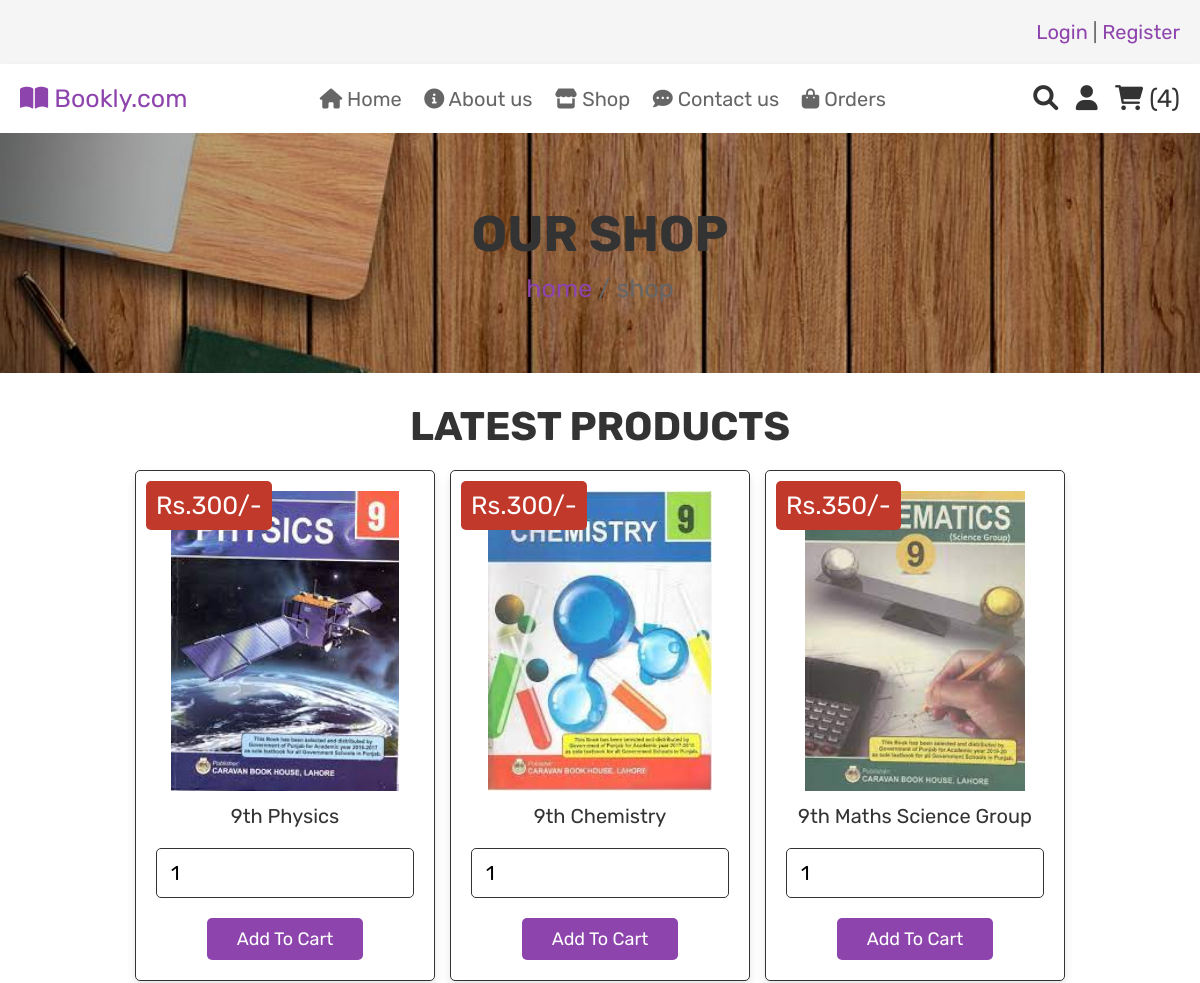
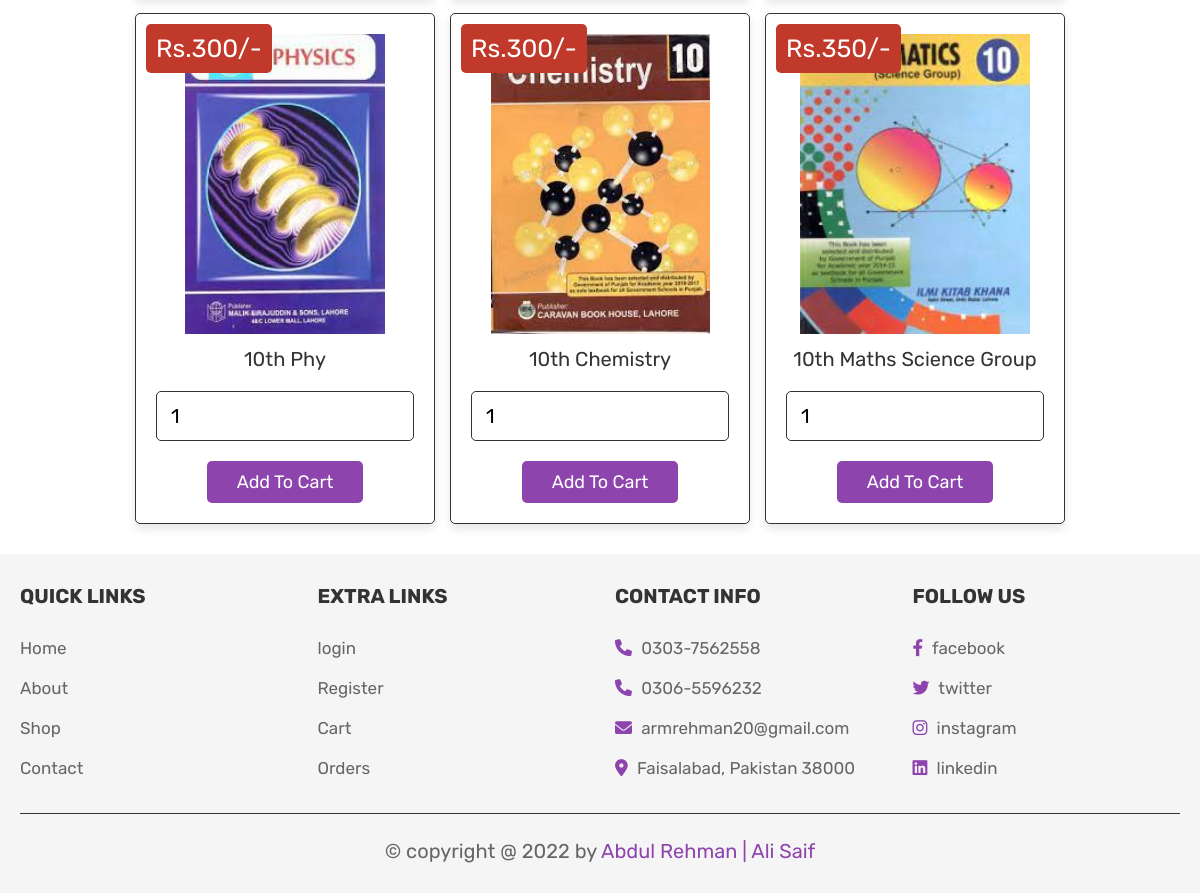
The page /shop.php (signed in) on the database its author committed (2 pictures, top to bottom).
### tables this page shows
CREATE TABLE `products` (
  `id` int(100) NOT NULL,
  `name` varchar(100) NOT NULL,
  `price` int(100) NOT NULL,
  `stock` varchar(50) NOT NULL,
  `image` varchar(100) NOT NULL
);

### shop.php (the view, shortened to what this page needs)
<?php
include 'config.php';
?>
<!DOCTYPE html>
<html lang="en">
<head>
   <link rel="stylesheet" href="https://cdnjs.cloudflare.com/ajax/libs/font-awesome/6.0.0/css/all.min.css">
   <link rel="stylesheet" href="css/style.css">
</head>
<body>
<?php include 'header.php'; ?>
<div class="heading">
   <h3>our shop</h3>
   <p> <a href="home.php">home</a> / shop </p>
</div>
<section class="products">
   <h1 class="title">latest products</h1>
   <div class="box-container">
      <?php
         $select_products = mysqli_query($conn, "SELECT * FROM `products`") or die('query failed');
         if(mysqli_num_rows($select_products) > 0){
            while($fetch_products = mysqli_fetch_assoc($select_products)){
      ?>
     <form action="" method="post" class="box">
      <img class="image" src="uploaded_img/<?php echo $fetch_products['image']; ?>" alt="">
      <div class="name"><?php echo $fetch_products['name']; ?></div>
      <div class="price">Rs.<?php echo $fetch_products['price']; ?>/-</div>
      <input type="number" min="1" name="product_quantity" value="1" class="qty">
      <input type="submit" value="add to cart" name="add_to_cart" class="btn">
     </form>
      <?php
         }
      }else{
         echo '<p class="empty">no products added yet!</p>';
      }
      ?>
   </div>
</section>
<?php include 'footer.php'; ?>
</body>
</html>

### css/style.css (style rules this page uses)
:root { --purple:#8e44ad; --red:#c0392b; --orange:#f39c12; --black:#333; --white:#fff; --light-color:#666; --light-white:#ccc; --light-bg:#f5f5f5; --border:.1rem solid var(--black); --box-shadow:0 .5rem 1rem rgba(0,0,0,.1); }
* { font-family: 'Rubik', sans-serif; margin:0; padding:0; box-sizing: border-box; outline: none; border:none; text-decoration: none; transition:all .2s linear; }
html { font-size: 62.5%; overflow-x: hidden; }
section { padding:3rem 2rem; }
.title { text-align: center; margin-bottom: 2rem; text-transform: uppercase; color:var(--black); font-size: 4rem; }
.btn, .option-btn, .delete-btn, .white-btn { display: inline-block; margin-top: 1rem; padding:1rem 3rem; cursor: pointer; color:var(--white); font-size: 1.8rem; border-radius: .5rem; text-transform: capitalize; }
.white-btn, .btn { background-color: var(--purple); }
.heading { min-height: 30vh; display: flex; flex-flow: column; align-items: center; justify-content: center; gap:1rem; background: url(../images/do.jpg) repeat; background-size: cover; background-position: center; text-align: center; }
.heading h3 { font-size: 5rem; color:var(--black); text-transform: uppercase; }
.heading p { font-size: 2.5rem; color:var(--light-color); }
.heading p a { color:var(--purple); }
.products .box-container { max-width: 1200px; margin:0 auto; display: grid; grid-template-columns: repeat(auto-fit, 30rem); align-items: flex-start; gap:1.5rem; justify-content: center; }
.products .box-container .box { border-radius: .5rem; background-color: var(--white); box-shadow: var(--box-shadow); padding:2rem; text-align: center; border:var(--border); position: relative; }
.products .box-container .box .image { height: 30rem; }
.products .box-container .box .name { padding:1rem 0; font-size: 2rem; color:var(--black); }
.products .box-container .box .qty { width: 100%; padding:1.2rem 1.4rem; border-radius: .5rem; border:var(--border); margin:1rem 0; font-size: 2rem; }
.products .box-container .box .price { position: absolute; top:1rem; left:1rem; border-radius: .5rem; padding:1rem; font-size: 2.5rem; color:var(--white); background-color: var(--red); }

### rows shown on the page
products: image (picture), name "9th Physics", price "300"
products: image (picture), name "9th Chemistry", price "300"
products: image (picture), name "9th Maths Science Group", price "350"
products: image (picture), name "10th Phy", price "300"
products: image (picture), name "10th Chemistry", price "300"
products: image (picture), name "10th Maths Science Group", price "350"

### other values the page prints
$cart_rows_number "4"
